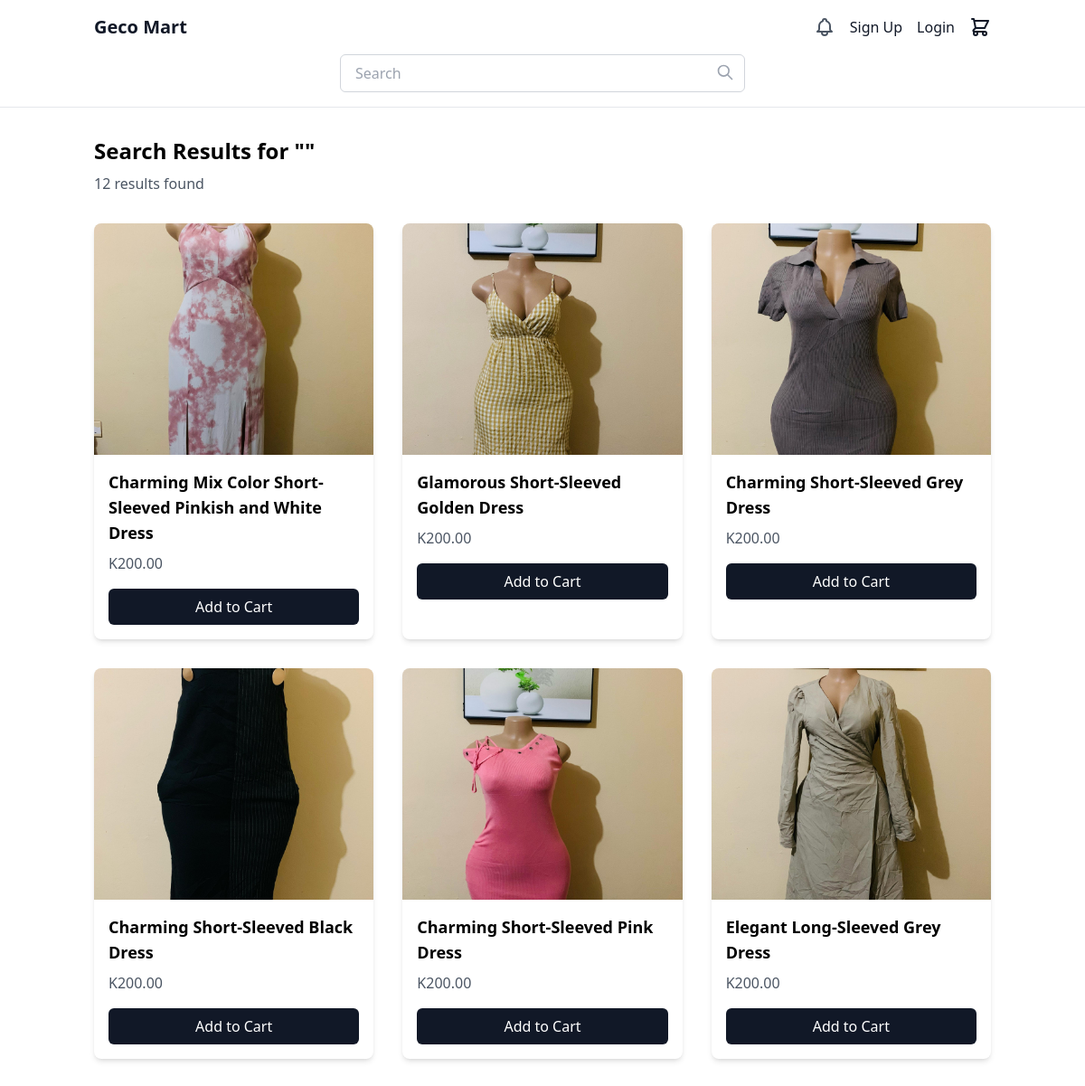
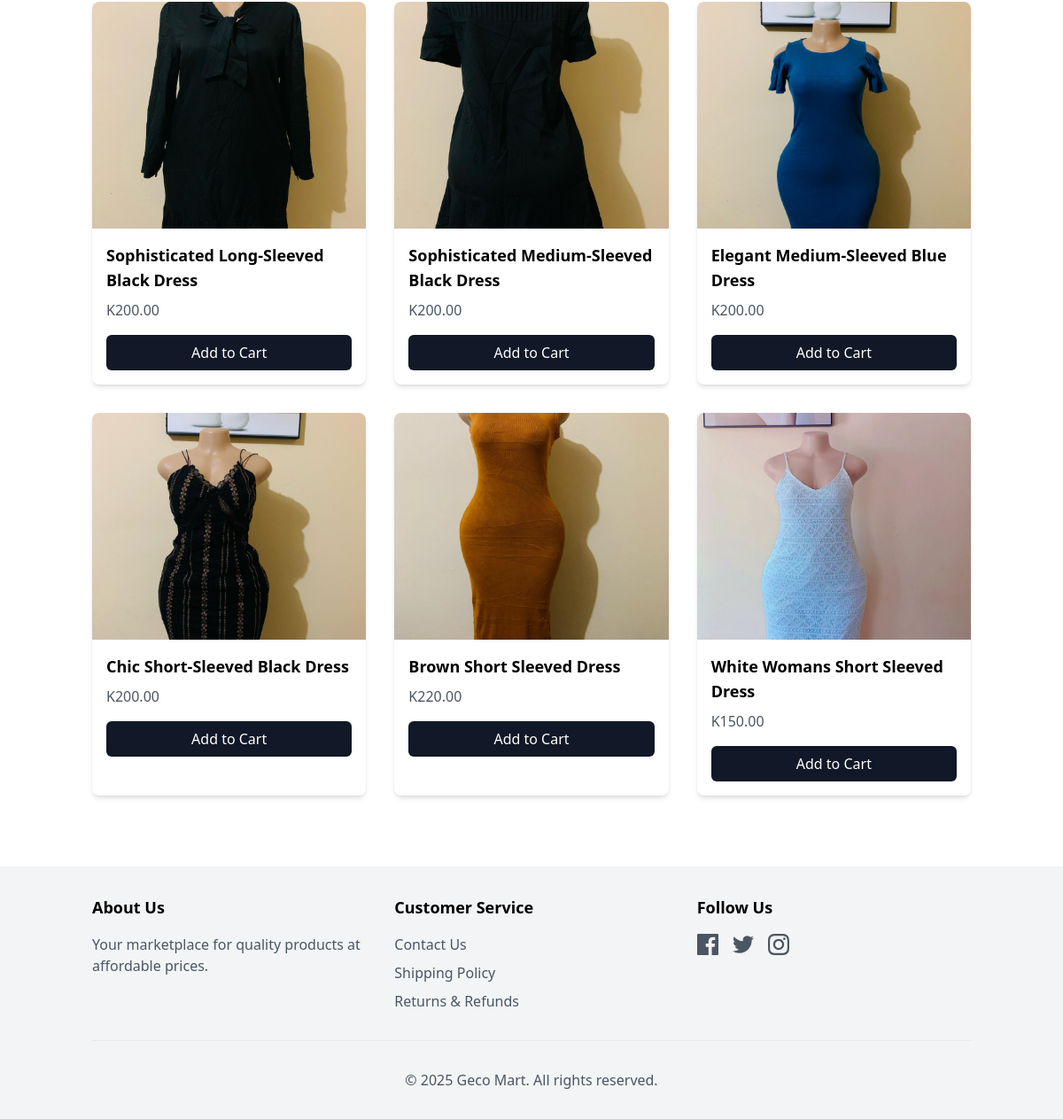
The app's page /search/ with its own data (2 pictures, top to bottom).
### store/models.py (models this page shows, shortened)
class Product(models.Model):
    name = models.CharField(max_length=200)
    slug = models.SlugField(unique=True)
    category = models.ForeignKey(Category, on_delete=models.CASCADE, related_name='products')
    store = models.ForeignKey(Store, on_delete=models.CASCADE, related_name='products')  # Link to Store
    description = models.TextField(blank=True)
    price = models.DecimalField(max_digits=10, decimal_places=2)
    image = models.ImageField(upload_to='products/')
    stock = models.PositiveIntegerField(default=1)
    available = models.BooleanField(default=True)
    created = models.DateTimeField(auto_now_add=True)
    updated = models.DateTimeField(auto_now=True)
    class Meta:
        ordering = ['-created']

### store/views.py (the view)
# urls.py: path('search/', views.search_products, name='search_products'),
def search_products(request):
    query = request.GET.get('q')
    if query:
        products = Product.objects.filter(
            Q(name__icontains=query) | Q(description__icontains=query)
        )
    else:
        products = Product.objects.all()
    return render(request, 'search_results.html', {'products': products})

### store/context_processors.py (called while the page is built)
def cart_processor(request):
    cart = get_or_create_cart(request)
    return {'cart': cart}

### store/models.py (called while the page is built)
    @property
    def item_count(self):
        return sum(item.quantity for item in self.items.all())

### theme/templates/search_results.html (shortened to what this page needs)
{% extends 'base.html' %}
{% block content %}
<div class="mb-8">
    <h1 class="text-2xl font-bold">Search Results for "{{ query }}"</h1>
    <p class="text-gray-600 mt-2">{{ products|length }} results found</p>
</div>
<div class="grid grid-cols-1 md:grid-cols-3 gap-8">
    {% for product in products %}
    <div class="bg-white rounded-lg overflow-hidden shadow-md">
        <a href="{% url 'product_detail' product.slug %}">
            {% if product.image %}
            <img src="{{ product.image.url }}" alt="{{ product.name }}" class="w-full h-64 object-cover">
            {% else %}
            <img src="/placeholder.svg?height=300&width=400" alt="{{ product.name }}" class="w-full h-64 object-cover">
            {% endif %}
            <div class="p-4">
                <h2 class="text-lg font-semibold">{{ product.name }}</h2>
                <p class="text-gray-600 mt-2">K{{ product.price }}</p>
                <div class="mt-4">
                    <form action="{% url 'add_to_cart' product.id %}" method="post" class="flex">
                        <button type="submit" class="bg-gray-900 text-white px-4 py-2 rounded-md hover:bg-gray-800 w-full">Add to Cart</button>
                    </form>
                </div>
            </div>
        </a>
    </div>
    {% endfor %}
</div>
{% endblock %}

### theme/templates/base.html (shortened to what this page needs)
<!DOCTYPE html>
<html lang="en">
<head>
    <script src="https://cdn.tailwindcss.com"></script>
</head>
<body class="min-h-screen bg-white">
    <header class="border-b border-gray-200">
        <div class="container mx-auto px-4 py-4">
            <div class="flex flex-col md:flex-row items-center justify-between space-y-4 md:space-y-0">
                <a href="{% url 'home' %}" class="text-xl font-bold text-gray-900">Geco Mart</a>
                <div class="flex items-center space-x-4">
                    <a href="#" class="text-gray-600">
                    </a>
                    {% if user.is_authenticated %}
                        <div class="relative group">
                            <button class="text-gray-900 font-medium">{{ user.username }}</button>
                            <div class="absolute right-0 mt-2 w-48 bg-white rounded-md shadow-lg py-1 z-10 hidden group-hover:block">
                                <a href="{% url 'order_history' %}" class="block px-4 py-2 text-sm text-gray-700 hover:bg-gray-100">My Orders</a>
                                <form action="{% url 'logout' %}" method="post" class="inline">
                                    {% csrf_token %}
                                    <button type="submit" class="block w-full text-left px-4 py-2 text-sm text-gray-700 hover:bg-gray-100">
                                        Logout
                                    </button>
                                </form>
                            </div>
                        </div>
                    {% else %}
                        <a href="{% url 'signup' %}" class="text-gray-900 font-medium">Sign Up</a>
                        <a href="{% url 'login' %}" class="text-gray-900 font-medium">Login</a>
                    {% endif %}
                    <a href="{% url 'cart' %}" class="text-gray-900 relative">
                    </a>
                </div>
            </div>
            <div class="mt-4 w-full md:max-w-md mx-auto">
                <form action="{% url 'search_products' %}" method="get" class="relative">
                    <input type="text" name="q" placeholder="Search" class="w-full px-4 py-2 border border-gray-300 rounded-md focus:outline-none focus:ring-2 focus:ring-gray-200">
                    <button type="submit" class="absolute right-3 top-2.5">
                        <svg xmlns="http://www.w3.org/2000/svg" class="h-5 w-5 text-gray-400" fill="none" viewBox="0 0 24 24" stroke="currentColor">
                            <path stroke-linecap="round" stroke-linejoin="round" stroke-width="2" d="M21 21l-6-6m2-5a7 7 0 11-14 0 7 7 0 0114 0z" />
                        </svg>
                    </button>
                </form>
            </div>
        </div>
    </header>
    <main class="container mx-auto px-4 py-8">
        {% block content %}{% endblock %}
    </main>
    <footer class="bg-gray-100 py-8 mt-12">
        <div class="container mx-auto px-4">
            <div class="grid grid-cols-1 md:grid-cols-3 gap-8">
                <div>
                    <h3 class="text-lg font-semibold mb-4">About Us</h3>
                    <p class="text-gray-600">Your marketplace for quality products at affordable prices.</p>
                </div>
                <div>
                    <h3 class="text-lg font-semibold mb-4">Customer Service</h3>
                    <ul class="space-y-2">
                        <li><a href="#" class="text-gray-600 hover:text-gray-900">Contact Us</a></li>
                        <li><a href="#" class="text-gray-600 hover:text-gray-900">Shipping Policy</a></li>
                        <li><a href="#" class="text-gray-600 hover:text-gray-900">Returns & Refunds</a></li>
                    </ul>
                </div>
                <div>
                    <h3 class="text-lg font-semibold mb-4">Follow Us</h3>
                    <div class="flex space-x-4">
                        <a href="#" class="text-gray-600 hover:text-gray-900">
                        </a>
                        <a href="#" class="text-gray-600 hover:text-gray-900">
                        </a>
                        <a href="#" class="text-gray-600 hover:text-gray-900">
                        </a>
                    </div>
                </div>
            </div>
            <div class="mt-8 pt-8 border-t border-gray-200 text-center">
                <p class="text-gray-600">&copy; 2025 Geco Mart. All rights reserved.</p>
            </div>
        </div>
    </footer>
</body>
</html>

### records on screen
Product: image (picture), name "Charming Mix Color Short-Sleeved Pinkish and White Dress", price "200.00"
Product: image (picture), name "Glamorous Short-Sleeved Golden Dress", price "200.00"
Product: image (picture), name "Charming Short-Sleeved Grey Dress", price "200.00"
Product: image (picture), name "Charming Short-Sleeved Black Dress", price "200.00"
Product: image (picture), name "Charming Short-Sleeved Pink Dress", price "200.00"
Product: image (picture), name "Elegant Long-Sleeved Grey Dress", price "200.00"
Product: image (picture), name "Sophisticated Long-Sleeved Black Dress", price "200.00"
Product: image (picture), name "Sophisticated Medium-Sleeved Black Dress", price "200.00"
Product: image (picture), name "Elegant Medium-Sleeved Blue Dress", price "200.00"
Product: image (picture), name "Chic Short-Sleeved Black Dress", price "200.00"
Product: image (picture), name "Brown Short Sleeved Dress", price "220.00"
Product: image (picture), name "White Womans Short Sleeved Dress", price "150.00"

### other values on screen
{{ products|length }} "12"
